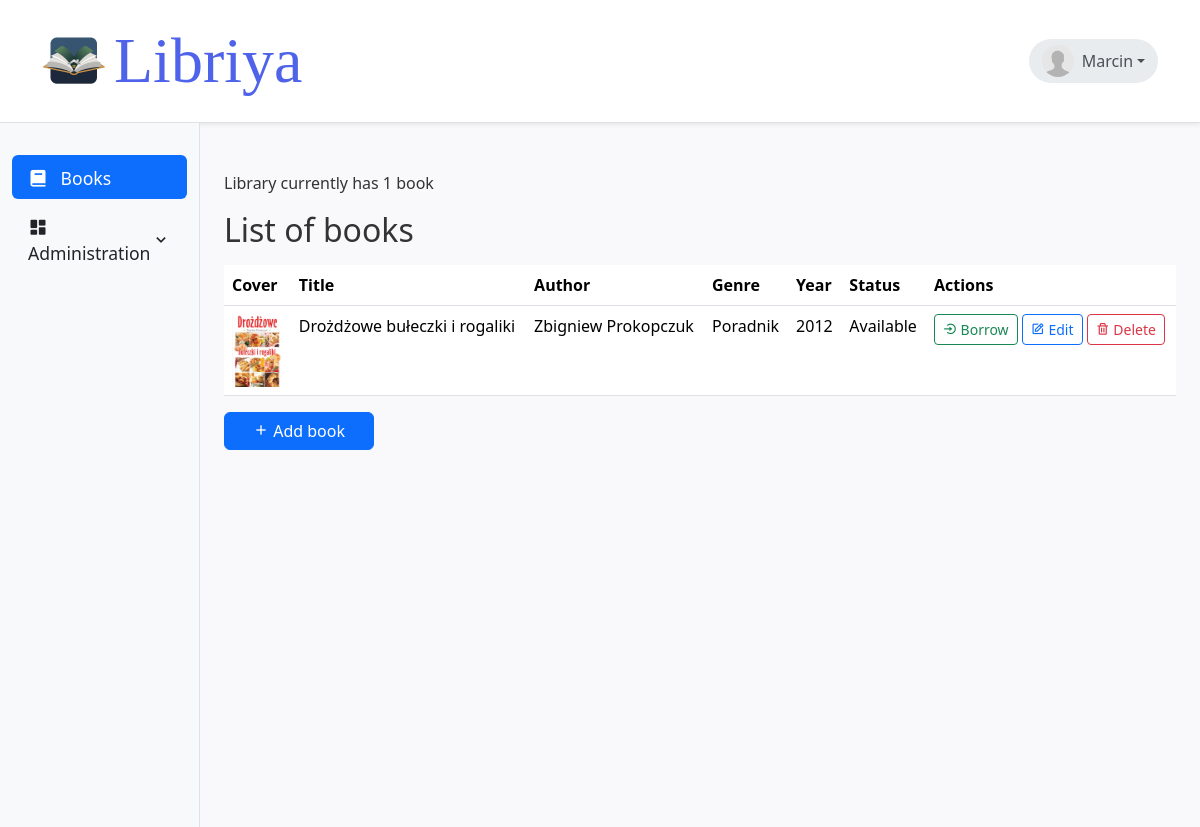
The page / on the database its author committed.
### app/models.py (models this page shows, shortened)
class User(db.Model):
    id = db.Column(db.Integer, primary_key=True)
    username = db.Column(db.String(50), unique=True,
                         nullable=False, index=True)
    email = db.Column(db.String(120), unique=True, nullable=False, index=True)
    password_hash = db.Column(db.String(128), nullable=False)
    image_file = db.Column(db.String(20), nullable=False, default='default.jpg')
    loans = db.relationship('Loan', back_populates='user', lazy=True)
    is_admin = db.Column(db.Boolean, default=False)

class Book(db.Model):
    id = db.Column(db.Integer, primary_key=True)
    isbn = db.Column(db.String(13), unique=True, nullable=False, index=True)
    title = db.Column(db.String(200), nullable=False, index=True)
    author_id = db.Column(db.Integer, db.ForeignKey(
        'author.id'), nullable=False)
    genre_id = db.Column(db.Integer, db.ForeignKey(
        'genre.id'), nullable=False)
    year = db.Column(db.Integer, nullable=False)
    cover = db.Column(db.String(200))
    is_available = db.Column(db.Boolean, default=True)

class Author(db.Model):
    id = db.Column(db.Integer, primary_key=True)
    name = db.Column(db.String(100), nullable=False, index=True)
    books = db.relationship('Book', backref='author', lazy=True)
    def __str__(self):
        return self.name

class Genre(db.Model):
    id = db.Column(db.Integer, primary_key=True)
    name = db.Column(db.String(50), nullable=False, index=True)
    books = db.relationship('Book', backref='genre', lazy=True)
    def __str__(self):
        return self.name

### app/routes.py (the view)
@bp.route("/")
def home():
    all_books = Book.query.all()
    return render_template("index.html", books=all_books, active_page="books")

### libriya.py (called while the page is built)
@app.context_processor
def inject_current_user():
    from app.models import User
    user = db.session.query(User).first()
    return dict(current_user=user)

### app/templates/index.html (shortened to what this page needs)
{% extends "layout.html" %}
{% block content %}
<div class="container mt-5">
    <p>
        {% set n = books|length %}
        Library currently has {{ n }}
        {% if n == 1 %}
        book
        {% elif n % 10 in [2, 3, 4] and n % 100 not in [12, 13, 14] %}
        books
        {% else %}
        books
        {% endif %}
    </p>
    <h2>List of books</h2>
    <table class="table table-hover">
        <thead>
            <tr>
                <th>Cover</th>
                <th>Title</th>
                <th>Author</th>
                <th>Genre</th>
                <th>Year</th>
                <th>Status</th>
                <th>Actions</th>
            </tr>
        </thead>
        <tbody>
            {% for book in books %}
            <tr>
                <td>
                    {% if book.cover %}
                    <img src="{{ url_for('static', filename='uploads/' + book.cover) }}"
                        alt="Book cover {{ book.title }}" style="width: 50px; height: auto;">
                    {% else %}
                    <i class='bx bx-image' style="font-size: 24px; color: #ccc;"></i>
                    {% endif %}
                </td>
                <td>{{ book.title }}</td>
                <td>{{ book.author }}</td>
                <td>{{ book.genre }}</td>
                <td>{{ book.year }}</td>
                <td>{{ 'Available' if book.is_available else 'On loan' }}</td>
                <td>
                    {% if book.is_available %}
                    <a href="{{ url_for('main.borrow_book', book_id=book.id, user_id=current_user.id) }}"
                        class="btn btn-outline-success btn-sm"><i class="bx bx-log-in-circle"></i> Borrow</a>
                    {% else %}
                    <a href="{{ url_for('main.return_book', book_id=book.id) }}"
                        class="btn btn-outline-warning btn-sm"><i class="bx bx-log-out-circle"></i> Return</a>
                    {% endif %}
                    <a href="{{ url_for('main.book_edit', book_id=book.id)}}" class="btn btn-outline-primary btn-sm"><i
                            class="bx bx-edit"></i> Edit</a>
                    <a href="{{ url_for('main.book_delete', book_id=book.id)}}" class="btn btn-outline-danger btn-sm"><i
                            class="bx bx-trash"></i> Delete</a>
                </td>
            </tr>
            {% endfor %}
        </tbody>
    </table>
    <a href="{{ url_for('main.book_add') }}" class="btn btn-primary" style="width: 150px;">
        <i class="bx bx-plus"></i> Add book
    </a>
</div>
{% endblock %}

### app/templates/layout.html (shortened to what this page needs)
<!DOCTYPE html>
<html lang="en">
<head>
    <link href="https://cdn.jsdelivr.net/npm/bootstrap@5.3.3/dist/css/bootstrap.min.css" rel="stylesheet">
    <link href="https://unpkg.com/boxicons@2.1.4/css/boxicons.min.css" rel="stylesheet">
    <link rel="stylesheet" href="{{ url_for('static', filename='/css/style.css') }}">
</head>
<body>
    <nav class="navbar navbar-expand-lg navbar-light bg-white border-bottom shadow-sm">
        <div class="container">
            <a class="navbar-brand title-text d-flex align-items-center" href="/">
                <img src="{{ url_for('static', filename='/images/logo.png') }}" alt="Libriya" class="me-2"> Libriya
            </a>
            <div class="collapse navbar-collapse" id="navbarSupportedContent">
                <ul class="navbar-nav ms-auto mb-2 mb-lg-0 d-flex align-items-center">
                    <li class="nav-item dropdown">
                        <a class="user-display dropdown-toggle d-flex align-items-center" href="#" role="button"
                            id="userDropdown" data-bs-toggle="dropdown" aria-expanded="false">
                                <img class="rounded-circle me-2" src="{{ url_for('static', filename='uploads/' + current_user.image_file) }}" style="width: 32px; height: 32px; object-fit: cover;">
                                {{ current_user.username }}
                        </a>
                    </li>
                </ul>
            </div>
        </div>
    </nav>
    <div class="container-fluid">
        <div class="row">
            <nav id="sidebarMenu" class="col-md-2 d-none d-md-block bg-light sidebar border-end">
                <div class="position-sticky pt-3">
                    <ul class="nav nav-pills flex-column">
                        <li class="nav-item mb-1">
                            <a class="nav-link {% if active_page == 'books' %}active {% else %}text-dark {% endif %}"
                                href="{{ url_for('main.home') }}">
                                <i class='bx bxs-book align-middle me-2'></i>
                                <span class="align-middle">Books</span>
                            </a>
                        </li>
                        {% if current_user.is_admin %}
                        <li class="nav-item mb-1">
                            <a class="nav-link d-flex justify-content-between align-items-center {% if parent_page != 'admin' %}collapsed{% endif %} {% if parent_page == 'admin' %}active{% else %}text-dark{% endif %}"
                                data-bs-toggle="collapse" href="#adminMenu" role="button"
                                aria-expanded="{% if parent_page == 'admin' %}true{% else %}false{% endif %}"
                                aria-controls="adminMenu">
                                <span>
                                    <i class='bx bxs-dashboard align-middle me-2'></i>
                                    <span class="align-middle">Administration</span>
                                </span>
                                <i class='bx bx-chevron-down'></i>
                            </a>
                        </li>
                        {% endif %}
                    </ul>
                </div>
            </nav>
            <main class="col-md-10 ms-sm-auto">
                {% block content %}{% endblock %}
            </main>
        </div>
    </div>
</body>
</html>

### app/static/css/style.css (style rules this page uses)
body { background-color: #f9f9fb; font-family: 'Segoe UI', Tahoma, Geneva, Verdana, sans-serif; color: #333; }
.navbar-brand.title-text { font-family: "Cormorant Garamond", serif; font-optical-sizing: auto; font-weight: 400; font-style: normal; font-size: 64px; }
h2 { margin-bottom: 1rem; }
.navbar { background-color: #ffffff; border-bottom: 1px solid #e2e2e2; }
.navbar-brand { font-weight: bold; color: #4e63ea !important; font-size: 1.4rem; }
.btn { font-weight: 500; }
.table thead { background-color: #f1f3f5; }
.container img { width: 64px; height: 64px; }
.sidebar { position: -webkit-sticky; position: sticky; top: 0; height: calc(100vh - 96px); padding-top: 1rem; overflow-x: hidden; overflow-y: auto; }
.sidebar .nav-link { font-size: 1.1rem; }
.sidebar .nav-link .bx { font-size: 1.25rem; }
.user-display { padding: 0.4rem 0.8rem; border-radius: 50rem; background-color: #e9ecef; color: #495057; font-weight: 500; }
.user-display.dropdown-toggle { text-decoration: none; }
.sidebar .nav-link[data-bs-toggle="collapse"] { cursor: pointer; }
.sidebar .nav-link[data-bs-toggle="collapse"] .bx-chevron-down { transition: transform 0.2s ease-in-out; }

### rows shown on the page
User: image_file (placeholder picture), username "Marcin"
Book: cover (picture), title "Drożdżowe bułeczki i rogaliki", author "Zbigniew Prokopczuk", genre "Poradnik", year "2012", is_available "Available"

### other values the page prints
{{ n }} "1"
